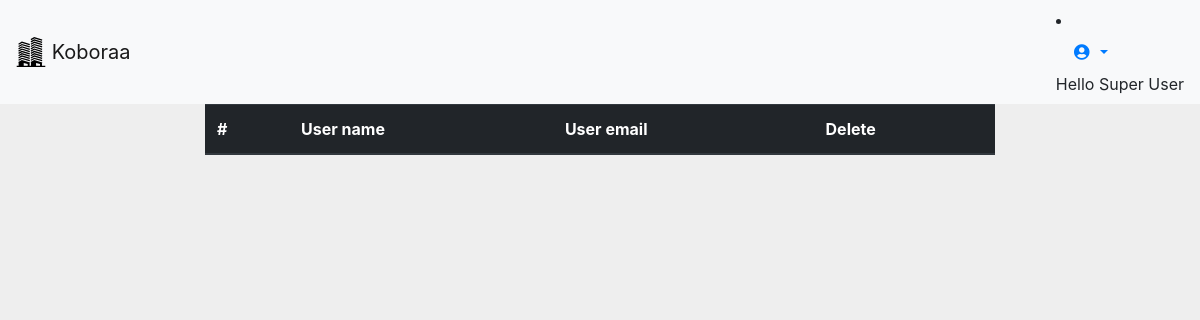
The app's page /admin.php, older data.
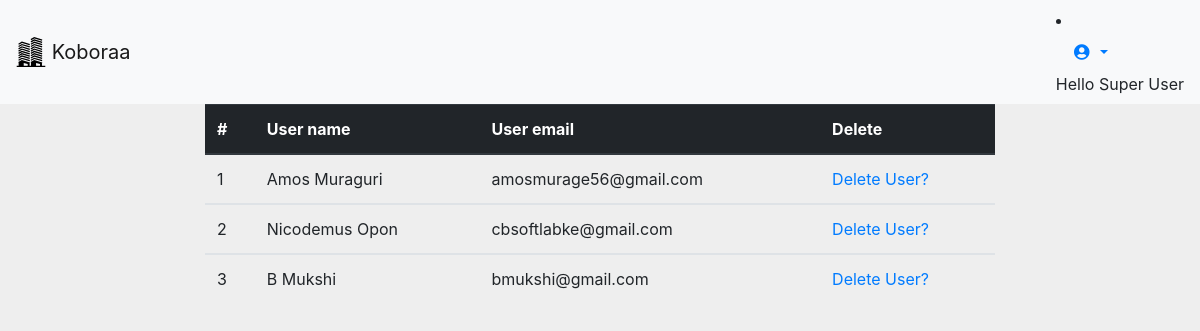
The same page, newer data.
### tables this page shows
CREATE TABLE `users` (
  `userID` int(5) NOT NULL,
  `firstName` varchar(50) NOT NULL,
  `lastName` varchar(50) NOT NULL,
  `userMail` varchar(50) NOT NULL,
  `userPass` varchar(50) NOT NULL,
  `designation` int(2) NOT NULL DEFAULT '0'
);

### admin.php (the view, shortened to what this page needs)
<?php
require "process/DB_connect.php";
?>
<!DOCTYPE html>
<html>
<head>
    <link href="resources/style/bootstrap.css" rel="stylesheet"/>
    <link href="vendor/fontawesome-free/css/all.min.css" rel="stylesheet" type="text/css">
</head>
<body>
<?php
$show_query="SELECT * FROM users WHERE designation = 0 ";
$show=$conn->query($show_query);
?>
 <nav class="navbar navbar-light bg-light">
        <a class="navbar-brand" href="index.html">
          <img src="resources/images/icon.svg" width="30" height="30" class="d-inline-block align-top" alt="">
         Koboraa
        </a>
        <li class="nav-item dropdown no-arrow">
          <a class="nav-link dropdown-toggle" href="#" id="userDropdown" role="button" data-toggle="dropdown" aria-haspopup="true" aria-expanded="false">
            <i class="fas fa-user-circle fa-fw"></i>
          </a>
          Hello Super User
      </nav>
     <div class="row">
     <div class="col-md-2">
     </div>
     <div class="col-md-8">
      <table class="table " >
                  <thead class="thead-dark">
                    <tr>
                      <th scope="col">#</th>
                      <th scope="col">User name</th>
                      <th scope="col">User email</th>
                    <th scope="col">Delete</th>
                    </tr>
                  </thead>
      <?php
        $count=1;
    if ($show->num_rows > 0){
    while($show_row = $show->fetch_assoc()){
        ?>
    <tbody>
                    <tr>
                      <td><?php print $count;?></td>
                        <td><?php print $show_row["firstName"]." ".$show_row["lastName"];?></td>
                        <td><?php print $show_row["userMail"];?></td>
                        <td><a href="process/deleteUser.php?ID=<?php print $show_row['userID'];?>">Delete User?</td>
                    </tr>
                  </tbody>
    <?php
        $count++;
        }
    }
    ?>
     </table>
     </div>
     <div class="col-md-2">
     </div>
     </div>
</body>
</html>

Row changes from the older to the newer data that the page shows:
added users: firstName "Amos", lastName "Muraguri", userMail "amosmurage56@gmail.com"
added users: firstName "Nicodemus", lastName "Opon", userMail "cbsoftlabke@gmail.com"
added users: firstName "B", lastName "Mukshi", userMail "bmukshi@gmail.com"
